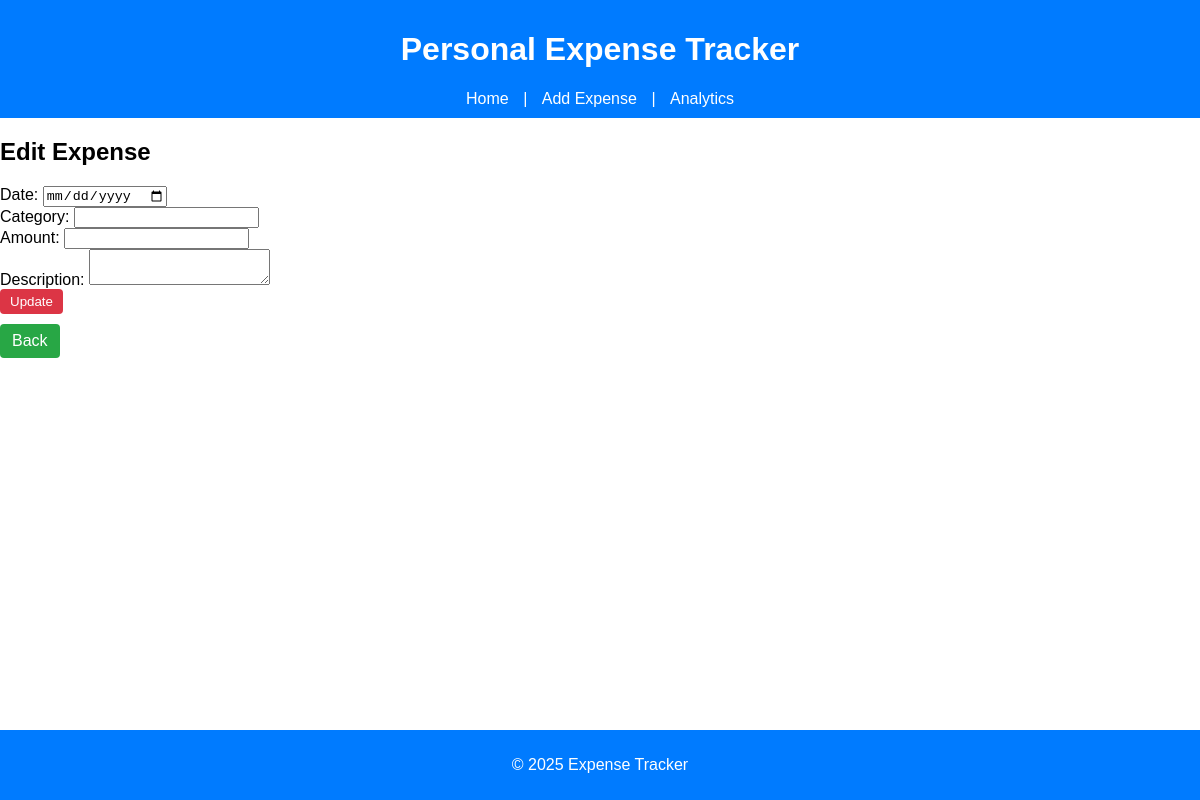
Page /edit/22 on the earlier database version.
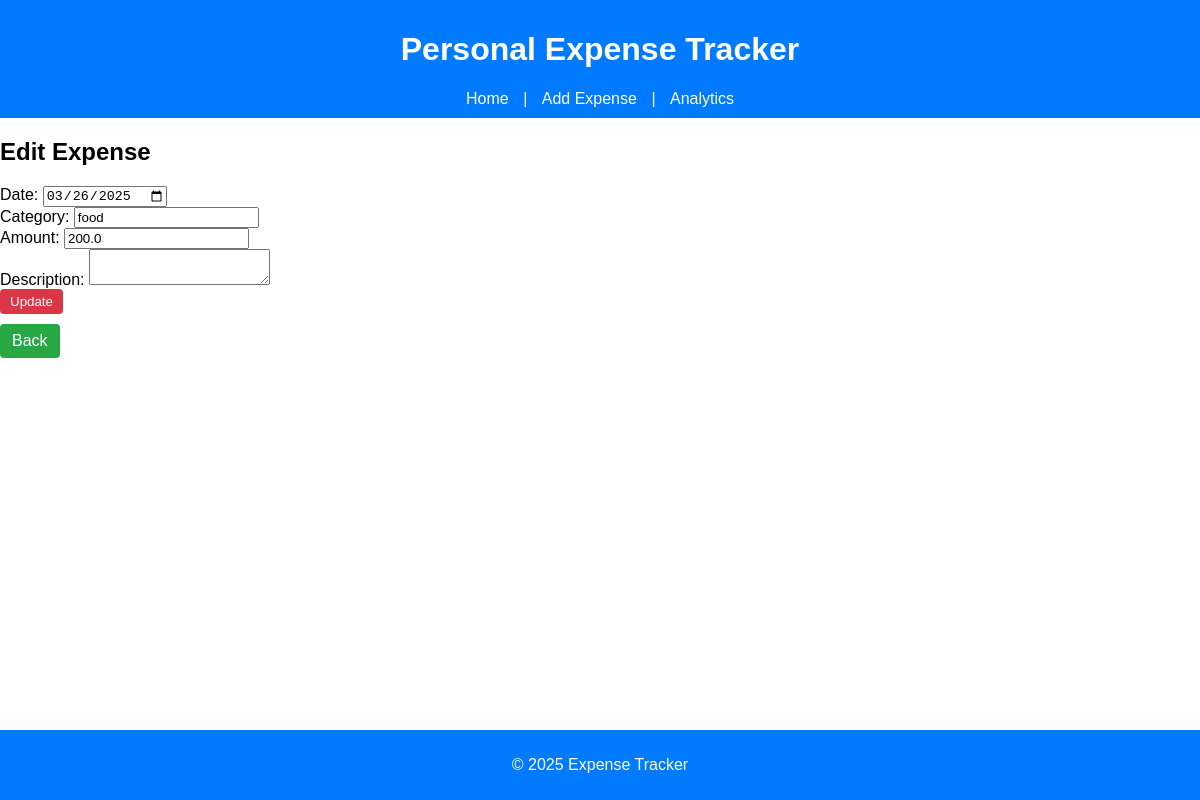
Same page on the later database version.
### tables this page shows
CREATE TABLE expenses (
                            id INTEGER PRIMARY KEY AUTOINCREMENT,
                            date TEXT,
                            category TEXT,
                            amount REAL,
                            description TEXT);

### app.py (the view, shortened to what this page needs)
@app.route('/edit/<int:expense_id>', methods=['GET', 'POST'])
def edit_expense(expense_id):
    with sqlite3.connect(DATABASE) as conn:
        cursor = conn.cursor()
        cursor.execute('SELECT * FROM expenses WHERE id = ?', (expense_id,))
        expense = cursor.fetchone()
    return render_template('edit_expense.html', expense=expense)

### templates/edit_expense.html
{% extends 'base.html' %}
{% block content %}
<h2>Edit Expense</h2>
<form method="post">
    <label for="date">Date:</label>
    <input type="date" id="date" name="date" value="{{ expense[1] }}" required><br>
    <label for="category">Category:</label>
    <input type="text" id="category" name="category" value="{{ expense[2] }}" required><br>
    <label for="amount">Amount:</label>
    <input type="number" step="0.01" id="amount" name="amount" value="{{ expense[3] }}" required><br>
    <label for="description">Description:</label>
    <textarea id="description" name="description">{{ expense[4] }}</textarea><br>
    <button type="submit">Update</button>
</form>
<a href="{{ url_for('index') }}" class="link-button">Back</a>
{% endblock %}

### templates/base.html (shortened to what this page needs)
<!DOCTYPE html>
<html lang="en">
<head>
    <link rel="stylesheet" href="/static/styles.css">
</head>
<body>
    <header>
        <h1>Personal Expense Tracker</h1>
        <nav>
            <a href="/">Home</a> |
            <a href="/add">Add Expense</a> |
            <a href="/analytics">Analytics</a>
        </nav>
    </header>
    <main>
        {% block content %}{% endblock %}
    </main>
    <footer>
        <p>&copy; 2025 Expense Tracker</p>
    </footer>
</body>
</html>

### static/styles.css (style rules this page uses)
body { font-family: Arial, sans-serif; margin: 0; padding: 0; background-color: white; }
header { background-color: #007BFF; color: white; padding: 10px 20px; text-align: center; }
nav a { color: white; margin: 0 10px; text-decoration: none; }
button { background-color: #dc3545; color: white; border: none; padding: 5px 10px; cursor: pointer; border-radius: 4px; }
.link-button { display: inline-block; margin-top: 10px; background-color: #28a745; color: white; padding: 8px 12px; text-decoration: none; border-radius: 4px; }
footer { background-color: #007BFF; color: white; text-align: center; padding: 10px 0; position: fixed; width: 100%; bottom: 0; }

Differences in the rows shown:
added expenses: date "03/26/2025", category "food", amount "200.0"
